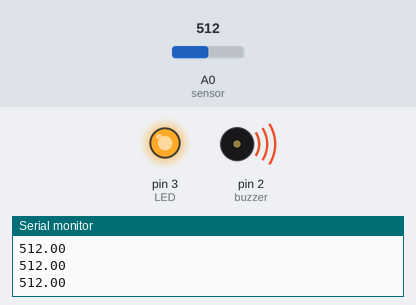
A sketch run on a simulated Arduino Uno, built with avr-gcc and run on an emulated ATmega328P. On the bench: output pins drawn as LEDs (lit = HIGH), buzzer (waves = sounding, pin HIGH), the last lines printed to the serial monitor. Inputs (shaded band) come from the test bench; at power-on: A0 (sensor) = 512.

Above: at 1.2 s.
1.3 s: A0 (sensor) set to 213
2.8 s: A0 (sensor) set to 191
At 4.2 s:
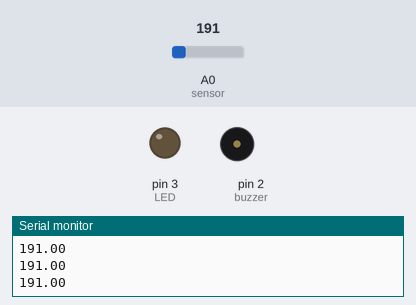
4.5 s: A0 (sensor) set to 210
At 5.7 s:
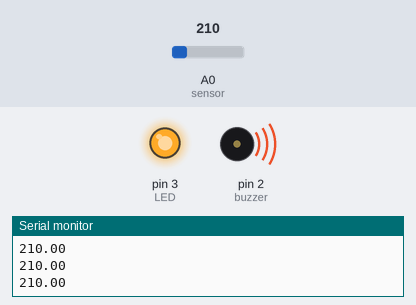
6.0 s: A0 (sensor) set to 190
At 7.0 s:
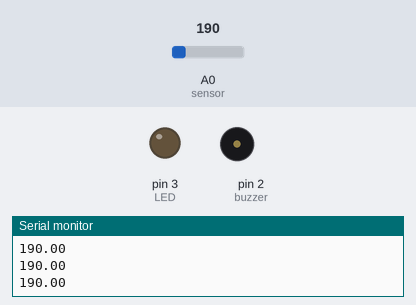
Timing chart, 0 to 8.5 s (numbered marks = the images above; inputs shaded):
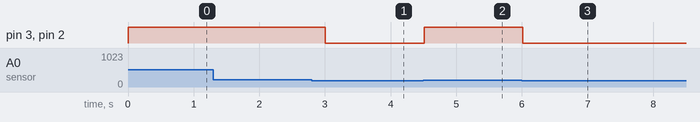

Measured:
- the behaviour switches between 201 and 200 on A0 (sensor) (found by bisection; images 0 and 1)
- after the input at 2.8 s, pin 3 (LED), pin 2 (buzzer): HIGH → LOW after 0.21 s
- after the input at 4.5 s, pin 3 (LED), pin 2 (buzzer): LOW → HIGH at once
- after the input at 6.0 s, pin 3 (LED), pin 2 (buzzer): HIGH → LOW at once

The sketch:

SensorDeAgua.ino
```cpp
#define sensor A0
#define buzzer 2
#define LED 3

void setup()
{
  pinMode(sensor,INPUT);
  pinMode(buzzer,OUTPUT);
  pinMode(LED,OUTPUT);
  Serial.begin(9600);
}

void loop()
{
  float valorSensor = analogRead(sensor);
  Serial.println(valorSensor);
  if(valorSensor > 200)
  {
    digitalWrite(buzzer,HIGH);
    digitalWrite(LED,HIGH);
  }
  else
  {
    digitalWrite(buzzer,LOW);
    digitalWrite(LED,LOW);
  }
  delay(250);
}
```
